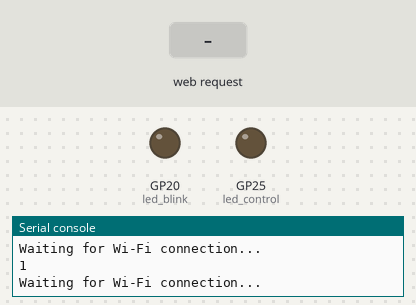
This program was run on a simulated Raspberry Pi Pico running MicroPython. Shown: output pins drawn as LEDs (lit = HIGH), the last lines printed to the serial console. Dashed ring = blinking. The inputs (shaded band) are chosen by the test bench. WiFi joins after 1.5 s; random numbers come from a fixed seed.

Above: at 1.2 s.
1.3 s: HTTP request GET /lighton? received
At 2.25 s:
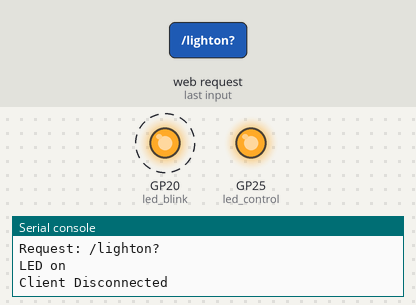
4.3 s: HTTP request GET /lightoff? received
At 7.3 s:
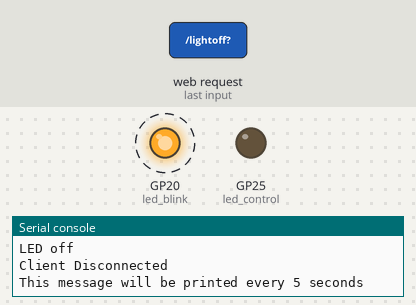
Timing chart, 0 to 16.3 s (numbered marks = the images above; inputs shaded):
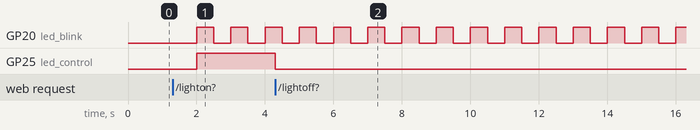

Measured:
- after the input at 1.3 s, GP25 (led_control): LOW → HIGH after 0.71 s
- after the input at 4.3 s, GP25 (led_control): HIGH → LOW at once
- by itself, GP20 (led_blink): alternates HIGH for 0.50 s and LOW for 0.50 s

The program:

async_web.py
```python
# Rui Santos & Sara Santos - Random Nerd Tutorials
# Complete project details at https://RandomNerdTutorials.com/raspberry-pi-pico-w-asynchronous-web-server-micropython/

# Import necessary modules
import network
import asyncio
import socket
import time
import random
from machine import Pin

# Wi-Fi credentials
ssid = "zknHome2"
password = "home2021"

# Create several LEDs
led_blink = Pin(20, Pin.OUT)
led_control = Pin("LED", Pin.OUT)

# Initialize variables
state = "OFF"
random_value = 0

# HTML template for the webpage
def webpage(random_value, state):
    html = f"""
        <!DOCTYPE html>
        <html>
        <head>
            <title>Pico Web Server</title>
            <meta name="viewport" content="width=device-width, initial-scale=1">
        </head>
        <body>
            <h1>Raspberry Pi Pico Web Server</h1>
            <h2>Led Control</h2>
            <form action="./lighton">
                <input type="submit" value="Light on" />
            </form>
            <br>
            <form action="./lightoff">
                <input type="submit" value="Light off" />
            </form>
            <p>LED state: {state}</p>
            <h2>Fetch New Value</h2>
            <form action="./value">
                <input type="submit" value="Fetch value" />
            </form>
            <p>Fetched value: {random_value}</p>
        </body>
        </html>
        """
    return str(html)

# Init Wi-Fi Interface
def init_wifi(ssid, password):
    wlan = network.WLAN(network.STA_IF)
    wlan.active(True)
    # Connect to your network
    wlan.connect(ssid, password)
    # Wait for Wi-Fi connection
    connection_timeout = 10
    while connection_timeout > 0:
        print(wlan.status())
        if wlan.status() >= 3:
            break
        connection_timeout -= 1
        print('Waiting for Wi-Fi connection...')
        time.sleep(1)
    # Check if connection is successful
    if wlan.status() != 3:
        print('Failed to connect to Wi-Fi')
        return False
    else:
        print('Connection successful!')
        network_info = wlan.ifconfig()
        print('IP address:', network_info[0])
        return True

# Asynchronous functio to handle client's requests
async def handle_client(reader, writer):
    global state

    print("Client connected")
    request_line = await reader.readline()
    print('Request:', request_line)

    # Skip HTTP request headers
    while await reader.readline() != b"\r\n":
        pass

    request = str(request_line, 'utf-8').split()[1]
    print('Request:', request)

    # Process the request and update variables
    if request == '/lighton?':
        print('LED on')
        led_control.value(1)
        state = 'ON'
    elif request == '/lightoff?':
        print('LED off')
        led_control.value(0)
        state = 'OFF'
    elif request == '/value?':
        global random_value
        random_value = random.randint(0, 20)

    # Generate HTML response
    response = webpage(random_value, state)

    # Send the HTTP response and close the connection
    writer.write('HTTP/1.0 200 OK\r\nContent-type: text/html\r\n\r\n')
    writer.write(response)
    await writer.drain()
    await writer.wait_closed()
    print('Client Disconnected')

async def blink_led():
    while True:
        led_blink.toggle()  # Toggle LED state
        await asyncio.sleep(0.5)  # Blink interval

async def main():
    if not init_wifi(ssid, password):
        print('Exiting program.')
        return

    # Start the server and run the event loop
    print('Setting up server')
    server = asyncio.start_server(handle_client, "0.0.0.0", 80)
    asyncio.create_task(server)
    asyncio.create_task(blink_led())

    while True:
        # Add other tasks that you might need to do in the loop
        await asyncio.sleep(5)
        print('This message will be printed every 5 seconds')


# Create an Event Loop
loop = asyncio.get_event_loop()
# Create a task to run the main function
loop.create_task(main())

try:
    # Run the event loop indefinitely
    loop.run_forever()
except Exception as e:
    print('Error occurred: ', e)
except KeyboardInterrupt:
    print('Program Interrupted by the user')
```
